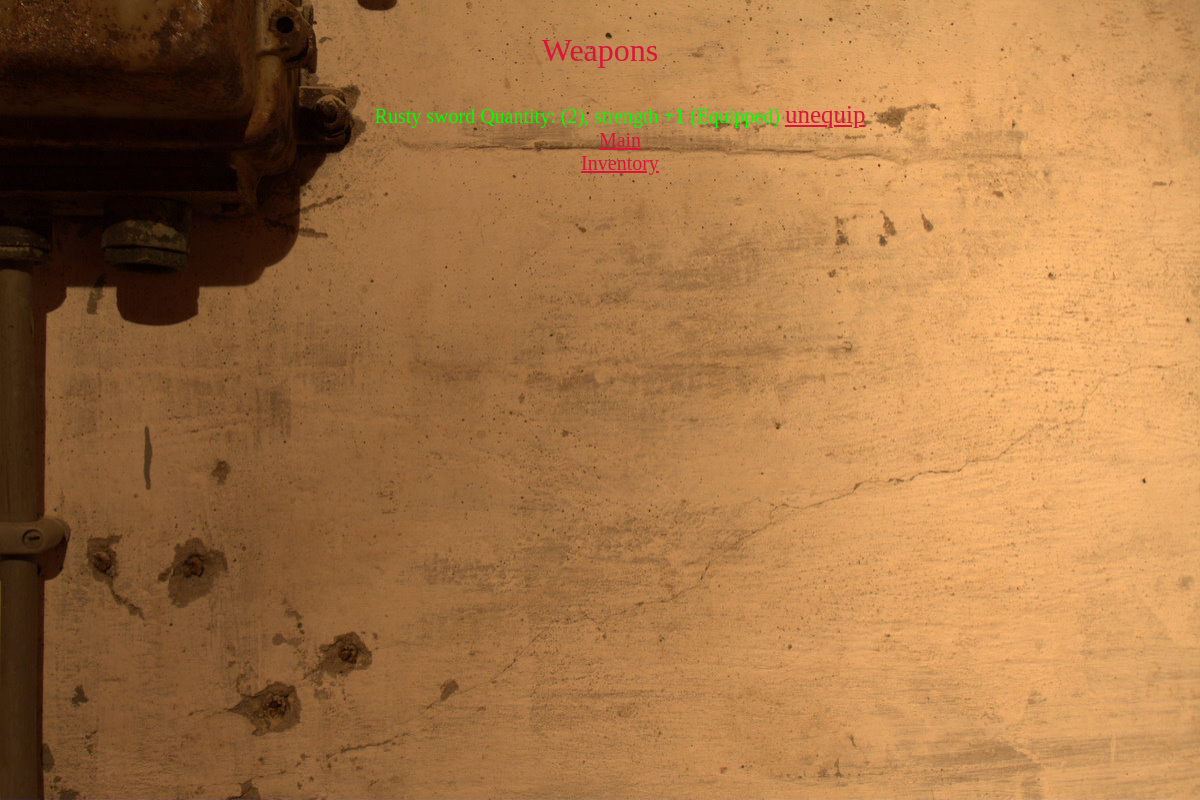
The page /bgame/items/Weapon/ (signed in) on the database its author committed.
### bgame/models.py (models this page shows, shortened)
class Inventory(models.Model):
    player = models.ForeignKey(Player, on_delete=models.CASCADE)
    item = models.ForeignKey(Items, on_delete=models.CASCADE)
    quantity = models.PositiveIntegerField('Quantity', null=True, blank=True)

class Items(models.Model):
    item_name = models.CharField('Item name', max_length=100, default='nothing')
    item_type = models.CharField('Item type', max_length=100, default='nothing')
    healing_power = models.IntegerField('Healing power', default=4, null=True, blank=True)
    strength_modifier = models.IntegerField('Strenght bonus', default=0)
    defense_modifier = models.IntegerField('Defense bonus', default=0)
    health_modifier = models.IntegerField('Health modifier', default=0)
    item_buy_price = models.IntegerField('Buy price', default=50)
    item_sell_price = models.IntegerField('Sell price', default=50)
    store_location = models.ForeignKey('CityLocation', on_delete=models.CASCADE, blank=True, null=True)
    owners = models.ManyToManyField(Player, through='Inventory')

### bgame/views.py (the view)
# urls.py: path('items/<str:item_type>/', views.items_by_type, name='items_by_type'),
@login_required
def items_by_type(request, item_type):
    player = request.user.player
    try:
        items = Inventory.objects.filter(player=player, item__item_type=item_type.capitalize())
    except Inventory.DoesNotExist:
        items = []
    template_name = item_type.lower() + '.html'
    return render(request, template_name, {'items': items, 'player_username': request.user.username})

### templates/weapon.html (shortened to what this page needs)
<!DOCTYPE html>
<html lang="en">
<head>
    {% load static %}
    <link rel="stylesheet" href="{% static 'css/styles.css' %}">
</head>
<body>
<img src="{% static 'images/other_images/inventory-background.jpg' %}" alt="" class="background-image">
<div class="content">
    <p class="crimson2">Weapons</p>
    <ul>
        {% for inventory_item in items %}
            {% if inventory_item.quantity > 0 %}
                <li class="main-text1p25">
                    {{ inventory_item.item.item_name }} Quantity: ({{ inventory_item.quantity }}),
                    {% if inventory_item.item.strength_modifier > 0 %}
                        strength <strong>+{{ inventory_item.item.strength_modifier }}</strong>
                    {% endif %}
                    {% if not inventory_item.player.is_weapon_equiped %}
                        <a class="crimson1b25" href="{% url 'equip_item' inventory_item.id %}">equip</a>
                    {% else %}
                        (Equipped)
                        <a class="crimson1b25" href="{% url 'unequip_item' inventory_item.id %}">unequip</a>
                    {% endif %}
                </li>
            {% endif %}
        {% endfor %}
        <li><a class="nav-link crimson1b25" href="{% url 'main' %}">Main</a></li>
        <li><a class="crimson1b25" href="{% url 'inventory' player_username %}">Inventory</a></li>
    </ul>
</div>
</body>
</html>

### bgame/static/css/styles.css (style rules this page uses)
body { margin: 0; padding: 0; }
.background-image { position: fixed; top: 0; left: 0; width: 100%; height: 100%; z-index: -3; }
.content { position: relative; z-index: 1; width: 100%; max-width: 850px; margin: 0 auto; top: 0; text-align: center; }
.main-text1p25 { font-size: 1.25em; color: #00FF00; }
ul { list-style: none; }
.crimson1b25 { font-size: 1.25em; color: #DC143C; }
.crimson2 { font-size: 2em; color: #DC143C; }

### rows shown on the page
Inventory: item.item_name "Rusty sword", quantity "2", item.strength_modifier "1", shows "(Equipped)"
